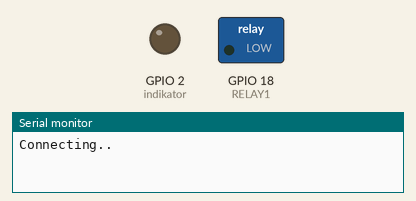
This sketch was run on a simulated ESP32. On the bench: switched loads named in the sketch (green lamp = pin HIGH), output pins drawn as LEDs (lit = HIGH), the last lines printed to the serial monitor. WiFi joins after 1.5 s; servers stay silent unless stated; uploads are accepted with an empty reply; random numbers use the default seed unless the sketch sets one.

Above: at 0.6 s.
At 2.1 s:
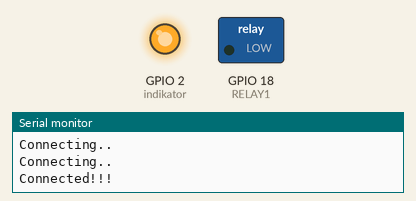
Timing chart, 0 to 3.6 s (numbered marks = the images above):
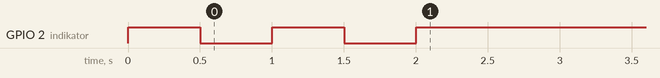

The sketch:

10._ESP32_POST_PHP.ino
```cpp
#include <WiFi.h>
#include <HTTPClient.h>
#include <ArduinoJson.h>

const  char* ssid      = "SNDAY WIFI";      //masukkan ssid
const  char* password  = "abcd1234";  //masukkan password
String namadevice      = "iwancilibur"; //isi dengan nama tanpa spasi

#define RELAY1 18

int indikator=LED_BUILTIN;

void setup () {
   Serial.begin(9600);
   WiFi.begin(ssid, password);
   pinMode (indikator, OUTPUT);
   pinMode (RELAY1,OUTPUT);
   while (WiFi.status() != WL_CONNECTED) {

    //delay(1000);
    Serial.println("Connecting..");
    digitalWrite(indikator,HIGH);
    delay(500);
    digitalWrite(indikator,LOW);
    delay(500);
  }

  if(WiFi.status() == WL_CONNECTED){
    Serial.println("Connected!!!");
    digitalWrite(indikator,HIGH);
  }
  else{
    Serial.println("Connected Failed!!!");
  }

}

void loop() {
  //Pembacaan Sensor
  int getsuhu      =random(25,30);
  int getkelembaban=random(70,85);

  //Pengiriman data ke Server
  if (WiFi.status() == WL_CONNECTED) {
    HTTPClient http;
    http.begin("http://192.168.100.226/irciot/data-api.php?namadevice=" + String(namadevice) +
                                    "&suhu=" + String(getsuhu) +
                                    "&kelembaban=" + String(getkelembaban));
    int httpCode = http.GET();

    if (httpCode > 0) {
      char json[500];
      String payload = http.getString();
      Serial.println(payload);
      payload.toCharArray(json, 500);
      DynamicJsonDocument doc(JSON_OBJECT_SIZE(7));
      deserializeJson(doc, json);

      String get_waktu         = doc["waktu"];
      String get_nama          = doc["namadevice"];
      String get_suhu          = doc["suhu"];
      String get_kelembapan    = doc["kelembaban"];
      String get_relay1        = doc["relay1"];
      String get_relay2        = doc["relay2"];

     Serial.print("Waktu      = ");Serial.println(get_waktu);
     Serial.print("Nama       = ");Serial.println(get_nama);
     Serial.print("Suhu       = ");Serial.println(get_suhu);
     Serial.print("Kelembaban = ");Serial.println(get_kelembapan);
     Serial.print("Relay 1    = ");Serial.println(get_relay1);
     Serial.print("Relay 2    = ");Serial.println(get_relay2);
     Serial.println();

     if(get_relay1 == "1"){
      digitalWrite(RELAY1,HIGH);
      Serial.println("LAMPU 1 NYALA ");
     }else{
      digitalWrite(RELAY1,LOW);
      Serial.println("LAMPU 2 NYALA ");
     }
     delay(1000);
    }
    http.end();
  }
}
```
